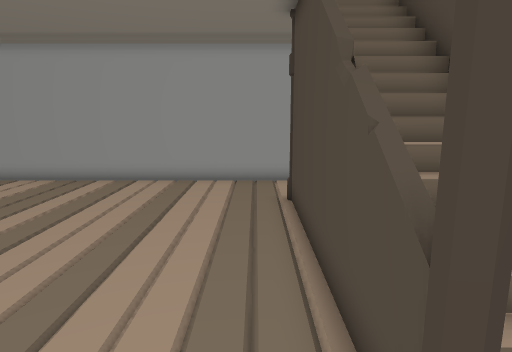
view 1 (above)

12 first-person views from a walk through a Unity game level. The camera is 1.3 m above the floor, tilts 10° down and sees 75° across. The floor is counted in squares, 0.5 m on a side. Each view is taken from the middle of a square. On the plan, view 1 faces up. The plan holds only what a view shows up to about 20 squares ahead; the rest is blank. The place goes on beyond the plan. Door leaves are left out, so doorways stand open.

view 2
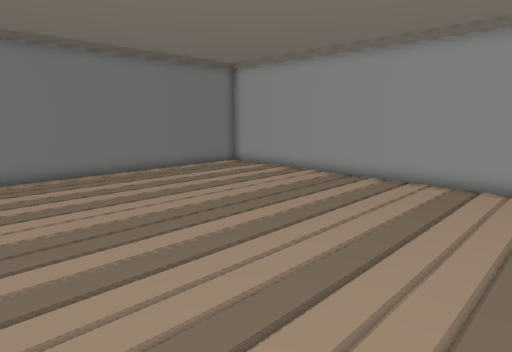

view 3
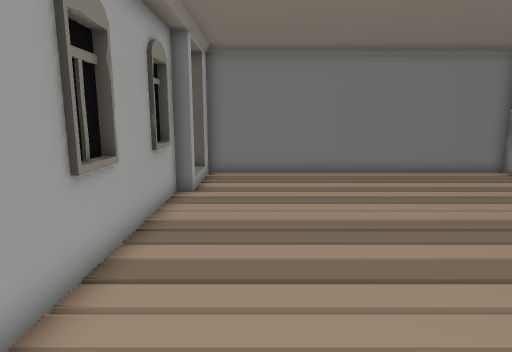

view 4
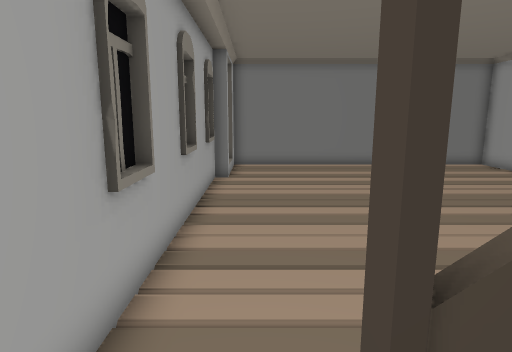

view 5
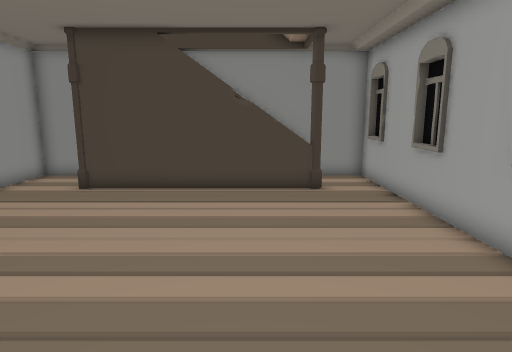

view 6
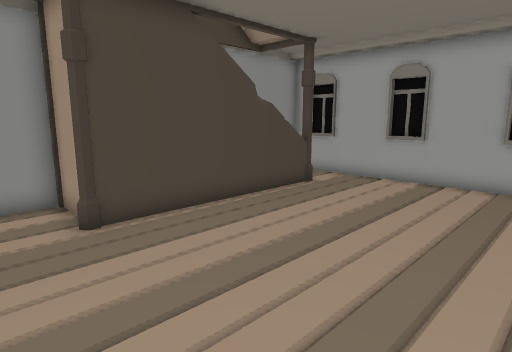

view 7
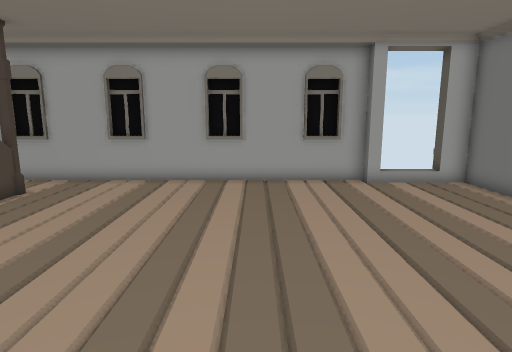

view 8
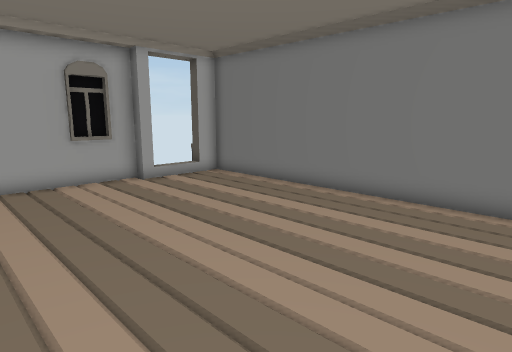

view 9
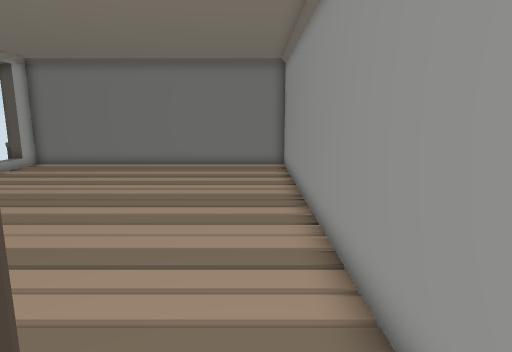

view 10
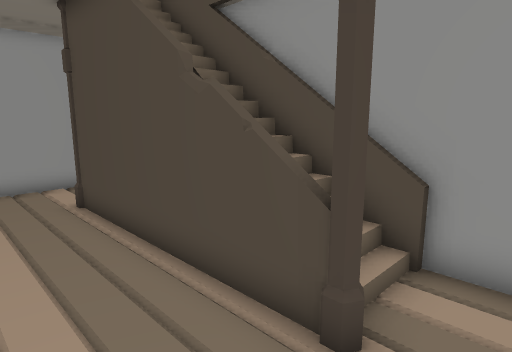

view 11
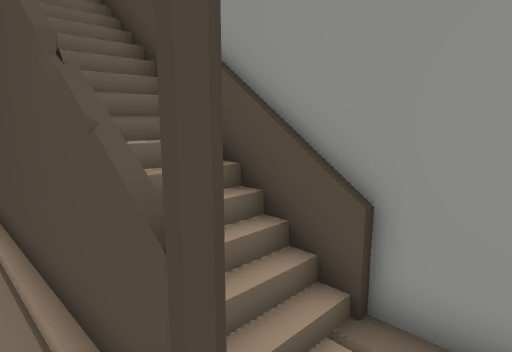

view 12
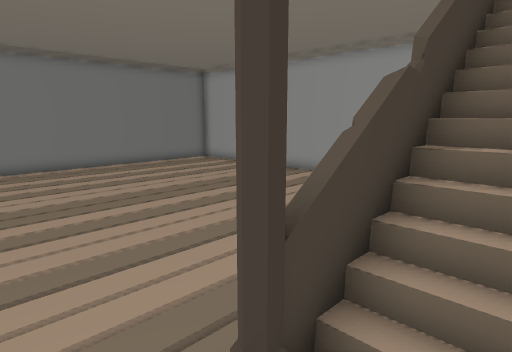

### Floor plan
Ten units are one square. View 1 is at (0, 0); x grows to the right and y downward. Boxes are objects, and circles mark ways between rooms. Rooms are numbered by the first view taken in them; rooms with no view inside come last. Other rooms are left out.
<svg viewBox="-159 -141 203 154">
<path fill="none" stroke="#000" d="M12 -46 11 -49M-122 2 -115 2 -115 8 4 8M21 -103 39 -103 39 -136 -154 -136 -154 2 -141 2M11 -16 11 -105M21 -46 12 -46M37 -18 37 -64M21 -51 12 -51M21 -56 12 -56M38 -56 29 -56M14 -65 14 -16M38 -61 12 -61M4 8 39 8 39 -51 30 -51M19 -35 12 -35M21 -40 12 -40M38 -40 31 -40M38 -46 30 -46"/>
<circle cx="10" cy="-5" r="3" fill="#2a7"/>
<text x="-70" y="-70">1</text>
<text x="20" y="-30">2</text>
</svg>
Room 1 opens to room 2.

Where each view was taken, in squares from view 1:
view 1: 0 up, 0 right, facing up
view 2: 0 up, 0 right, facing up-left
view 3: 2 up, 0 right, facing left
view 4: 1 up, 3 right, facing left
view 5: 4 up, 11 left, facing right
view 6: 13 up, 7 left, facing down-right
view 7: 13 up, 7 left, facing down
view 8: 13 up, 5 left, facing down-left
view 9: 12 up, 3 right, facing left
view 10: 0 up, 2 left, facing up-right
view 11: 0 up, 0 right, facing up-right
view 12: 0 up, 3 right, facing up-left
